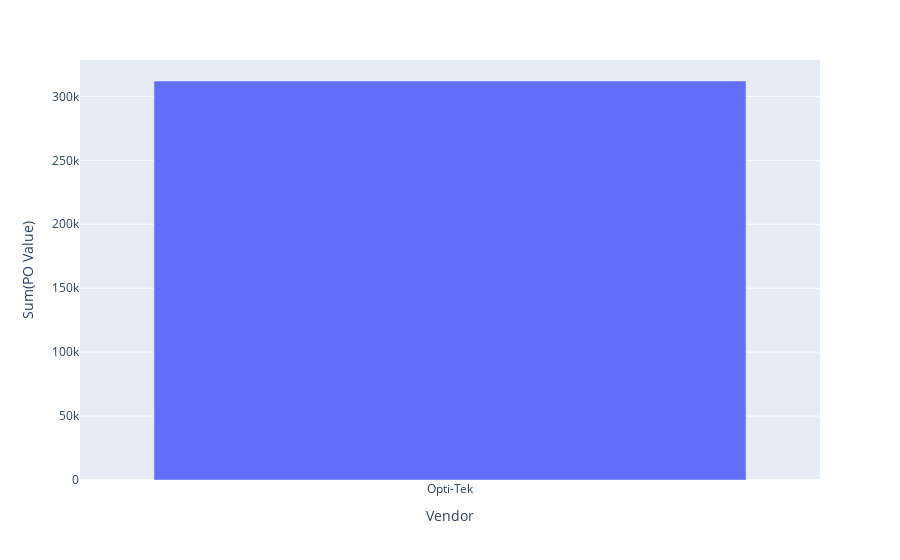

Notebook source saved alongside this figure:
### Code cell
import plotly.express as px
dropdown = 'Opti-Tek'
dff = df.loc[df['Vendor'] == dropdown]
px.bar(data_frame=dff,x='Vendor',y='Sum(PO Value)')

### Figure 1 — Plotly figure (JSON) as saved in the notebook; plotly's stock layout.template omitted (floating-point values rounded to 4 significant figures)
{"data": [{"alignmentgroup": "True", "hovertemplate": "Vendor=%{x}<br>Sum(PO Value)=%{y}<extra></extra>", "legendgroup": "", "marker": {"color": "#636efa", "pattern": {"shape": ""}}, "name": "", "offsetgroup": "", "orientation": "v", "showlegend": false, "textposition": "auto", "type": "bar", "x": ["Opti-Tek"], "xaxis": "x", "y": [312021], "yaxis": "y"}], "layout": {"barmode": "relative", "legend": {"tracegroupgap": 0}, "margin": {"t": 60}, "xaxis": {"anchor": "y", "domain": [0, 1], "title": {"text": "Vendor"}}, "yaxis": {"anchor": "x", "domain": [0, 1], "title": {"text": "Sum(PO Value)"}}}}
